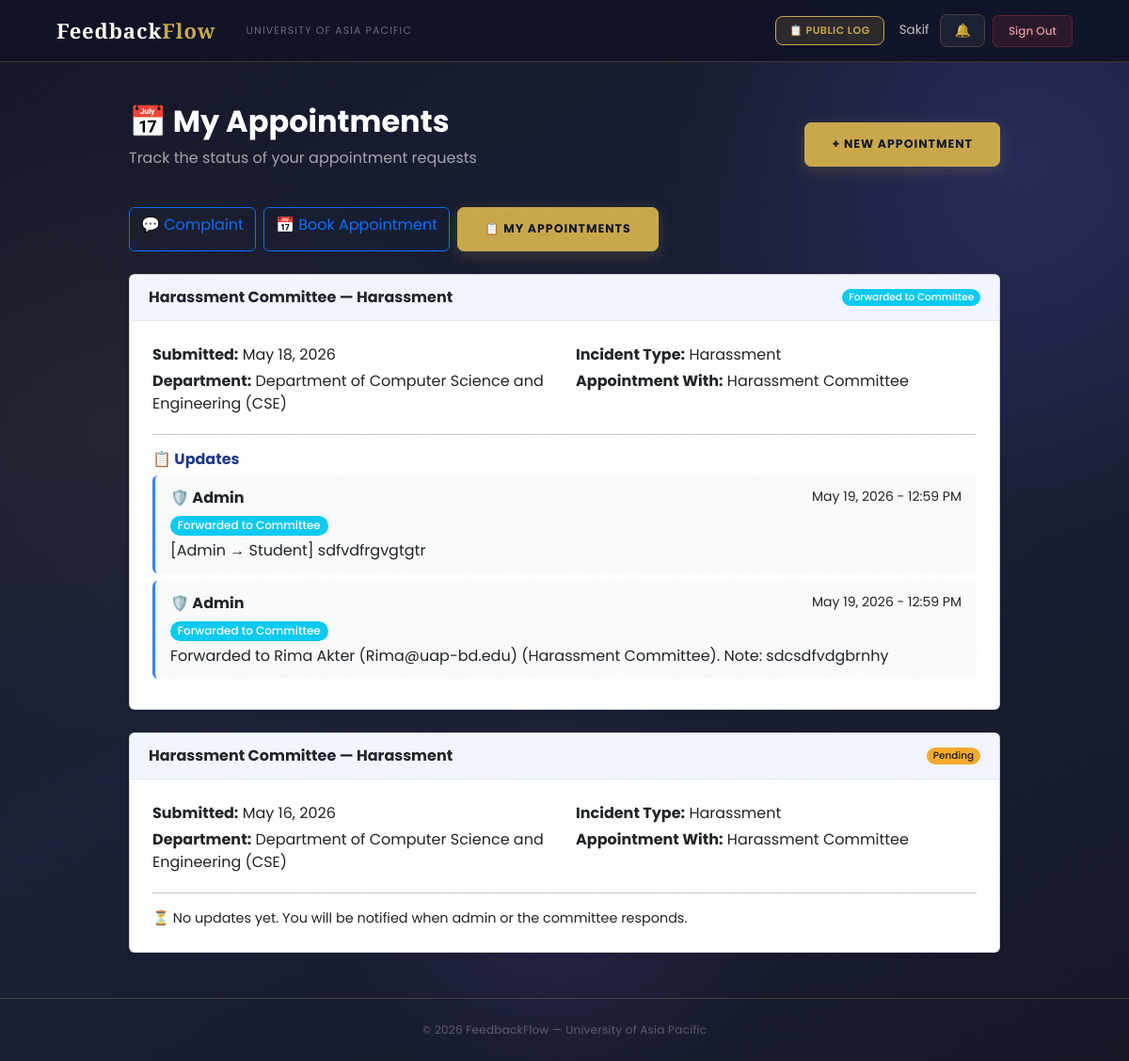
Before: /appointment/my/ (signed in) with the older database file.
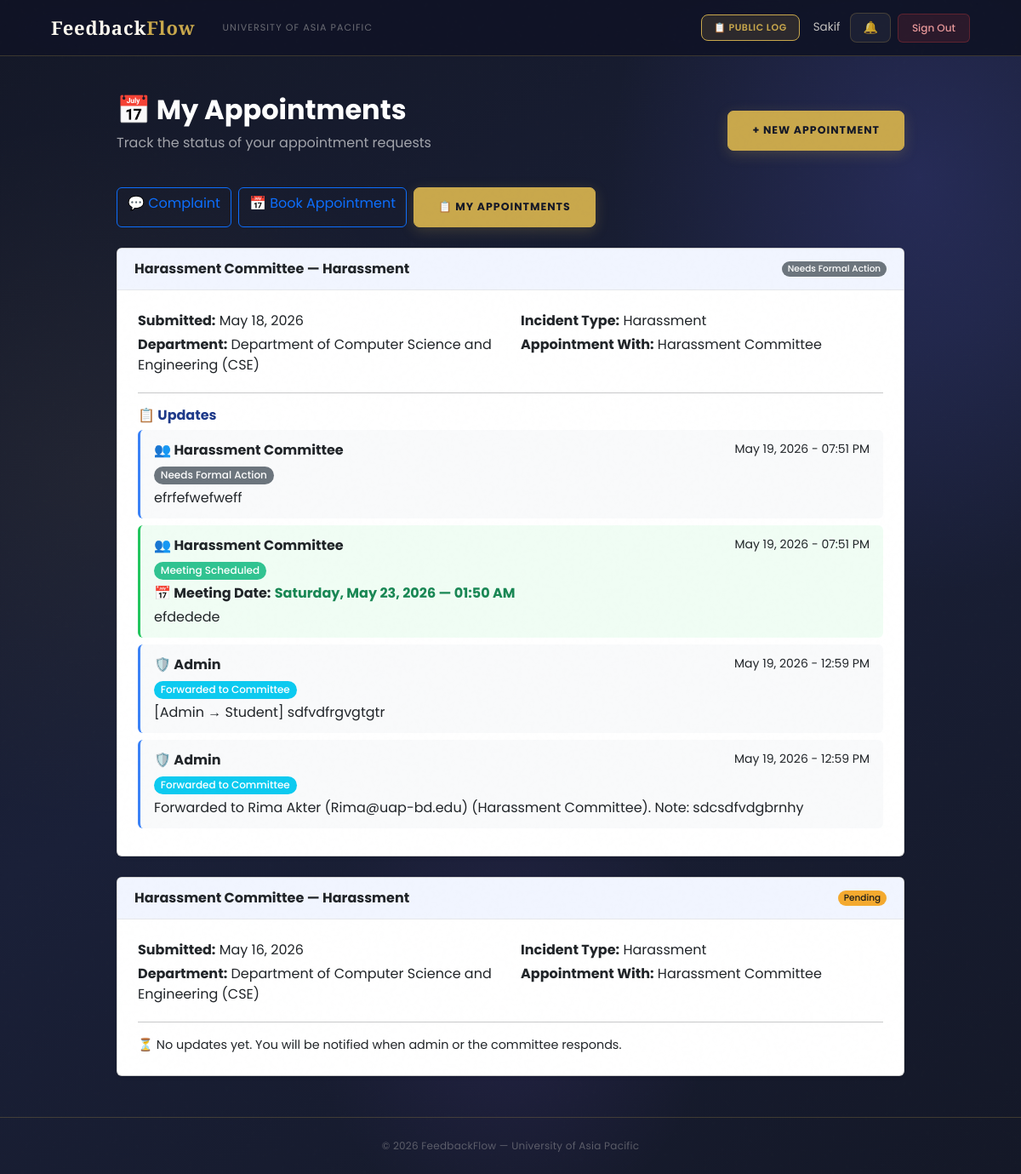
After: the same page with the newer database file.
### users/models.py (models this page shows, shortened)
class Appointment(models.Model):
    STATUS_CHOICES = [
        ('Pending',                'Pending'),
        ('Forwarded to Committee', 'Forwarded to Committee'),
        ('Meeting Scheduled',      'Meeting Scheduled'),
        ('Rejected by Committee',  'Rejected by Committee'),
        ('Resolved Informally',    'Resolved Informally'),    # NEW
        ('Needs Formal Action',    'Needs Formal Action'),    # NEW
        ('Closed',                 'Closed'),
    ]
    OUTCOME_CHOICES = [
        ('Pending',             'Pending — No outcome yet'),
        ('Resolved Informally', 'Resolved Informally — Case closed'),
        ('Needs Formal Action', 'Needs Formal Action — Student should file complaint'),
    ]
    DEPARTMENT_CHOICES = (
        ('DBA',          'Department of Business Administration (DBA)'),
        ('CSE',          'Department of Computer Science and Engineering (CSE)'),
        ('CE',           'Department of Civil Engineering (CE)'),
        ('EEE',          'Department of Electrical and Electronic Engineering (EEE)'),
        ('Pharmacy',     'Department of Pharmacy'),
        ('Law',          'Department of Law and Human Rights'),
        ('English',      'Department of English'),
        ('Architecture', 'Department of Architecture'),
    )
    COMMITTEE_CHOICES = [
        ('Harassment Committee', 'Harassment Committee'),
        ('Proctorial Committee', 'Proctorial Committee'),
    ]
    INCIDENT_TYPE_CHOICES = [
        ('Harassment',      'Harassment'),
        ('Bullying',        'Bullying'),
        ('Discrimination',  'Discrimination'),
        ('Faculty Misconduct', 'Faculty Misconduct'),
        ('Mental Pressure', 'Mental Pressure'),
        ('Abuse',           'Abuse'),
        ('Other',           'Other'),
    ]
    student          = models.ForeignKey('User', on_delete=models.CASCADE, related_name='appointments')
    name             = models.CharField(max_length=100)
    roll_number      = models.CharField(max_length=20)
    appointment_with = models.CharField(max_length=50, choices=COMMITTEE_CHOICES, default='Harassment Committee')
    department       = models.CharField(max_length=100, choices=DEPARTMENT_CHOICES)
    incident_type    = models.CharField(max_length=50, choices=INCIDENT_TYPE_CHOICES, default='Other')
    description      = models.TextField()
    meeting_location = models.CharField(max_length=200, blank=True, null=True,
        help_text='e.g. Room 204, Admin Block / Google Meet link')
    outcome          = models.CharField(max_length=30, choices=OUTCOME_CHOICES, default='Pending')
    converted_to_complaint = models.ForeignKey(
        'complaints.Complaint',
        on_delete=models.SET_NULL,
        null=True, blank=True,
        related_name='from_appointment'
    )
    status     = models.CharField(max_length=50, choices=STATUS_CHOICES, default='Pending')
    created_at = models.DateTimeField(auto_now_add=True)
    class Meta:
        ordering            = ['-created_at']
        verbose_name        = 'Appointment'
        verbose_name_plural = 'Appointments'

class AppointmentUpdate(models.Model):
    STATUS_CHOICES = [
        ('Pending',                'Pending'),
        ('Forwarded to Committee', 'Forwarded to Committee'),
        ('Meeting Scheduled',      'Meeting Scheduled'),
        ('Rejected by Committee',  'Rejected by Committee'),
        ('Resolved Informally',    'Resolved Informally'),
        ('Needs Formal Action',    'Needs Formal Action'),
        ('Closed',                 'Closed'),
    ]
    appointment  = models.ForeignKey('Appointment', on_delete=models.CASCADE, related_name='updates')
    updated_by   = models.ForeignKey('User', on_delete=models.CASCADE, related_name='appointment_updates')
    message      = models.TextField()
    meeting_date = models.DateTimeField(null=True, blank=True)
    status       = models.CharField(max_length=50, choices=STATUS_CHOICES, null=True, blank=True)
    created_at   = models.DateTimeField(auto_now_add=True)
    class Meta:
        ordering = ['-created_at']

class User(AbstractBaseUser, PermissionsMixin):
    ROLE_CHOICES = (
        ('Student',   'Student'),
        ('Faculty',   'Faculty'),
        ('HOD',       'Head of Department'),
        ('Staff',     'Staff'),
        ('DAO',       'Dean of Administration Office'),
        ('Admin',     'Administrator'),
        ('Committee', 'Committee Member'),
    )
    DEPARTMENT_CHOICES = (
        ('DBA',          'Department of Business Administration'),
        ('CSE',          'Department of Computer Science and Engineering'),
        ('CE',           'Department of Civil Engineering'),
        ('EEE',          'Department of Electrical and Electronic Engineering'),
        ('Pharmacy',     'Department of Pharmacy'),
        ('Law',          'Department of Law and Human Rights'),
        ('English',      'Department of English'),
        ('Architecture', 'Department of Architecture'),
    )
    COMMITTEE_TYPE_CHOICES = (
        ('Harassment Committee', 'Harassment Committee'),
        ('Proctorial Committee', 'Proctorial Committee'),
    )
    email          = models.EmailField(unique=True, max_length=255)
    full_name      = models.CharField(max_length=150)
    role           = models.CharField(max_length=20, choices=ROLE_CHOICES)
    department     = models.CharField(max_length=100, choices=DEPARTMENT_CHOICES, null=True, blank=True)
    student_id     = models.CharField(max_length=50, unique=True, null=True, blank=True)
    committee_type = models.CharField(max_length=50, choices=COMMITTEE_TYPE_CHOICES, null=True, blank=True)
    is_active      = models.BooleanField(default=True)
    is_staff       = models.BooleanField(default=False)
    created_at     = models.DateTimeField(auto_now_add=True)
    updated_at     = models.DateTimeField(auto_now=True)
    USERNAME_FIELD  = 'email'
    REQUIRED_FIELDS = ['full_name']
    objects = UserManager()
    class Meta:
        verbose_name        = 'User'
        verbose_name_plural = 'Users'
        ordering            = ['-created_at']
    def get_short_name(self):
        return self.full_name.split()[0] if self.full_name else self.email

### users/views.py (the view)
# urls.py: path('appointment/my/',                                views.my_appointments,              name='my_appointments'),
@login_required
def my_appointments(request):
    if request.user.role != 'Student':
        messages.error(request, 'Access denied.')
        return redirect('login')
    from .models import AppointmentUpdate
    appointments = Appointment.objects.filter(
        student=request.user
    ).prefetch_related('updates').order_by('-created_at')
    context = {
        'appointments': appointments,
        'page_title':   'My Appointments',
    }
    return render(request, 'users/my_appointments.html', context)

### users/context_processors.py (called while the page is built)
def notifications_count(request):
    if request.user.is_authenticated:
        from users.models import Notification, Announcement
        count = Notification.objects.filter(
            recipient=request.user,
            is_read=False
        ).count()
        active_announcements = []
        for ann in Announcement.objects.filter(is_active=True).order_by('-created_at')[:10]:
            if ann.is_visible_to(request.user):
                active_announcements.append(ann)
            if len(active_announcements) >= 3:
                break
        return {
            'unread_notifications_count': count,
            'active_announcements': active_announcements,
        }
    return {'unread_notifications_count': 0, 'active_announcements': []}

### users/templates/users/my_appointments.html (shortened to what the changed rows need)
{% extends 'users/base.html' %}
{% block content %}
<div class="container py-4" style="max-width:950px;">
    <div class="mb-4 d-flex justify-content-between align-items-center">
        <div>
            <h2 class="fw-bold page-title-text">📅 My Appointments</h2>
        </div>
    </div>
    {% if appointments %}
        {% for appt in appointments %}
        <div class="card shadow-sm mb-4">
            <div class="card-header d-flex justify-content-between align-items-center"
                 style="background:#f1f5ff;border-bottom:1px solid #e5e7eb;padding:12px 20px;">
                <strong style="color:#1e3a8a;">{{ appt.appointment_with }} — {{ appt.incident_type }}</strong>
                <span class="badge
                    {% if appt.status == 'Pending' %}bg-warning text-dark
                    {% elif appt.status == 'Forwarded to Committee' %}bg-info
                    {% elif appt.status == 'Meeting Scheduled' %}bg-success
                    {% elif appt.status == 'Rejected by Committee' %}bg-danger
                    {% else %}bg-secondary{% endif %}">
                    {{ appt.status }}
                </span>
            </div>
            <div class="card-body p-4">
                <div class="row mb-3">
                    <div class="col-md-6">
                        <p class="mb-1"><strong>Submitted:</strong> {{ appt.created_at|date:"M d, Y" }}</p>
                        <p class="mb-1"><strong>Department:</strong> {{ appt.get_department_display }}</p>
                    </div>
                    <div class="col-md-6">
                        <p class="mb-1"><strong>Incident Type:</strong> {{ appt.incident_type }}</p>
                        <p class="mb-1"><strong>Appointment With:</strong> {{ appt.appointment_with }}</p>
                    </div>
                </div>
                {% with updates=appt.updates.all %}
                {% if updates %}
                <hr>
                <h6 style="color:#1e3a8a;font-weight:700;">📋 Updates</h6>
                {% for update in updates %}
                <div class="update-item
                    {% if update.status == 'Rejected by Committee' %}rejection-item
                    {% elif update.status == 'Meeting Scheduled' %}meeting-item
                    {% endif %}">
                    <div class="d-flex justify-content-between mb-1">
                        <strong>
                            {% if update.updated_by.role == 'Admin' %}
                                🛡️ Admin
                            {% elif update.updated_by.role == 'Committee' %}
                                👥 {{ update.updated_by.committee_type }}
                            {% else %}
                                {{ update.updated_by.role }}
                            {% endif %}
                        </strong>
                        <small class="text-muted">{{ update.created_at|date:"M d, Y - h:i A" }}</small>
                    </div>
                    {% if update.status %}
                    <div class="mb-1">
                        <span class="badge
                            {% if update.status == 'Pending' %}bg-warning text-dark
                            {% elif update.status == 'Forwarded to Committee' %}bg-info
                            {% elif update.status == 'Meeting Scheduled' %}bg-success
                            {% elif update.status == 'Rejected by Committee' %}bg-danger
                            {% else %}bg-secondary{% endif %}"
                            style="font-size:0.75rem;">
                            {{ update.status }}
                        </span>
                    </div>
                    {% endif %}
                    {% if update.meeting_date %}
                    <p class="mb-1">
                        <strong>📅 Meeting Date:</strong>
                        <span class="text-success fw-bold">{{ update.meeting_date|date:"l, M d, Y — h:i A" }}</span>
                    </p>
                    {% endif %}
                    <p class="mb-0">{{ update.message }}</p>
                </div>
                {% endfor %}
                {% else %}
                <hr>
                <p class="text-muted mb-0" style="font-size:0.9rem;">
                    ⏳ No updates yet. You will be notified when admin or the committee responds.
                </p>
                {% endif %}
                {% endwith %}
            </div>
        </div>
        {% endfor %}
    {% endif %}
</div>
{% endblock %}

Changed rows visible on the page:
changed Appointment: status "Forwarded to Committee" → "Needs Formal Action"
added AppointmentUpdate: updated_by.committee_type "Harassment Committee", created_at "May 19, 2026 - 07:51 PM", status "Needs Formal Action", message "efrfefwefweff", shown under Appointment "Harassment Committee"
added AppointmentUpdate: updated_by.committee_type "Harassment Committee", created_at "May 19, 2026 - 07:51 PM", status "Meeting Scheduled", meeting_date "Saturday, May 23, 2026 — 01:50 AM", message "efdedede", shown under Appointment "Harassment Committee"
